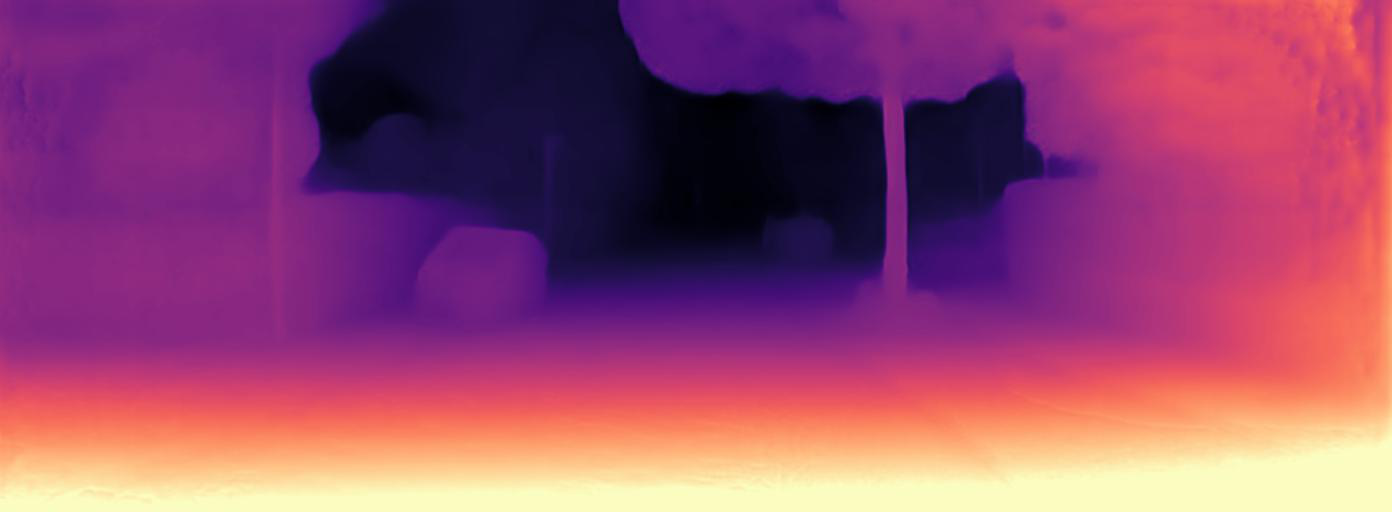
#> input picture assets/depth2.png, 1392 x 512 px, found by its file name
$ python generate_pcd.py
#> lines starting #> are read from the running program, lines starting #| are printed output that depends on the picture
#> further down, depth_img is the input picture: shape (512, 1392, 3); mean B, G, R 111.1, 71.8, 149.7
import open3d as o3d
import cv2
import matplotlib.pyplot as plt
import numpy as np
from PIL import Image
import string


# im1 = Image.open(r'assets/depth.png')
# im1.save(r'assets/depth2.png')
def generate_inv_depth(depth_img):
    inv_depth = cv2.bitwise_not(depth_img)
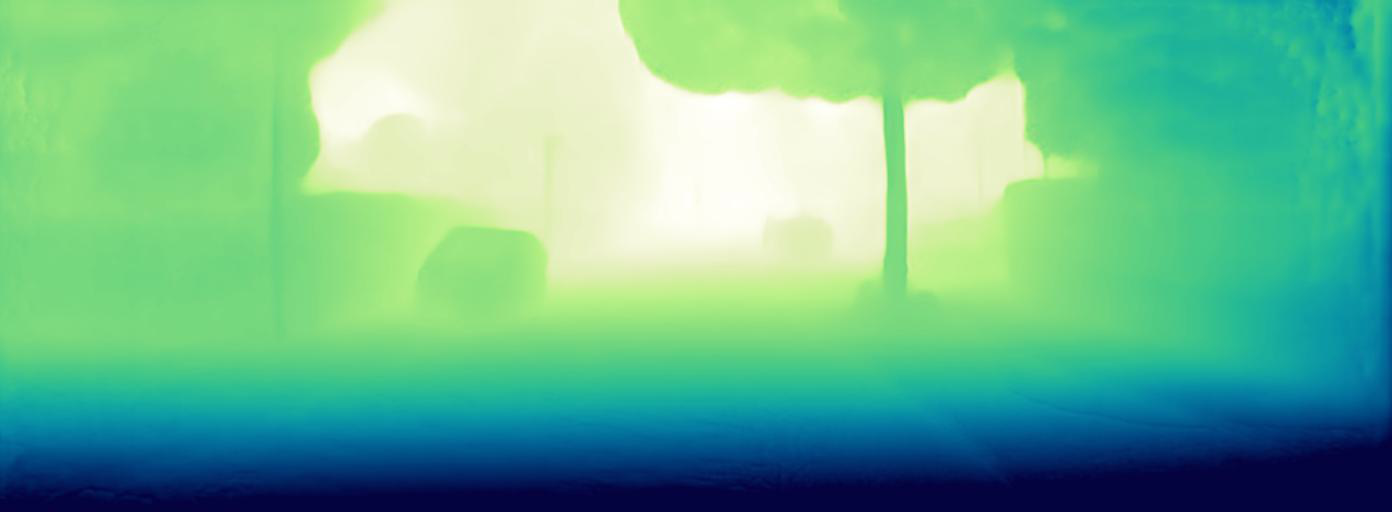
#> inv_depth: shape (512, 1392, 3); mean B, G, R 143.9, 183.2, 105.3
    return inv_depth

def generate_pcd(color_img, depth_img, intrinsics):
    rgbd_image = o3d.geometry.RGBDImage.create_from_color_and_depth(color_img, depth_img, convert_rgb_to_intensity=False)
    pcd = o3d.geometry.PointCloud.create_from_rgbd_image(rgbd_image, intrinsics)
    pcd.transform([[1, 0, 0, 0], [0, -1, 0, 0], [0, 0, -1, 0], [0, 0, 0, 1]])
    return pcd

def get_intrinsics(file_path):
#> called with file_path = 'assets/testintri.txt'
    intrinsics = []
    file = open(file_path,"r", encoding='utf-8')
#> (reads assets/testintri.txt from the repository)
    line = file.readlines()
    for elem in line[0].split():
        elem = float(elem.strip(string.whitespace))
        intrinsics.append(elem)
    return intrinsics


if __name__ == "__main__":
    depth_img = cv2.imread("assets/depth2.png")
    inv_depth = generate_inv_depth(depth_img)
    cv2.imwrite("assets/depth_inv.png", inv_depth)

    color_img = o3d.io.read_image("assets/rgb.png")
    depth_img = o3d.io.read_image("assets/depth_inv.png")
    intrinsics_list = get_intrinsics("assets/testintri.txt")

    fx = intrinsics_list[0]
    fy = intrinsics_list[4]
    cx = intrinsics_list[2]
    cy = intrinsics_list[5]
    width = 1392
    height = 512

    intrinsics = o3d.camera.PinholeCameraIntrinsic()
    intrinsics.set_intrinsics(width=width, height=height, fx=fx, fy=fy, cx=cx, cy=cy)

    pcd = generate_pcd(color_img, depth_img, intrinsics)
    o3d.io.write_point_cloud("assets/test.ply", pcd)

    o3d.visualization.draw_geometries([pcd])
